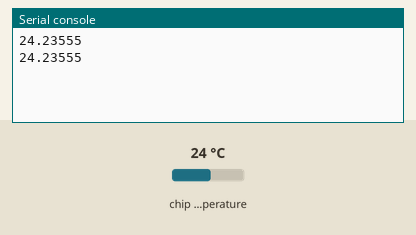
A program run on a simulated Raspberry Pi Pico running MicroPython. Shown: the last lines printed to the serial console. The inputs (shaded band) are chosen by the test bench; at power-on: chip temperature 24 °C.

Above: at 1.2 s.
1.3 s: chip temperature set to 1 °C
At 2.4 s:
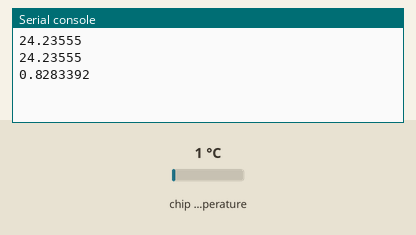
2.8 s: chip temperature set to 11 °C
At 3.8 s:
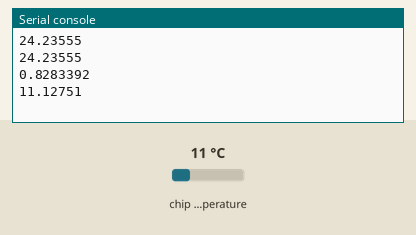
Timing chart, 0 to 5.8 s (numbered marks = the images above; inputs shaded):
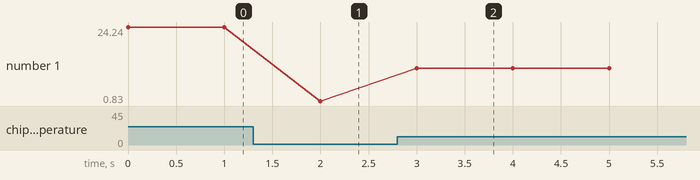

Measured:
- after the input at 1.3 s, the serial console: prints a new line after 0.70 s (image 1)
- after the input at 2.8 s, the serial console: prints a new line after 0.20 s (image 2)
- plotted number 1: 24.24 → 0.83 after the input at 1.3 s, 0.83 → 11.13 after the input at 2.8 s

The program:

12_2-temperature.py
```python
from machine import ADC
import utime

sensor_temp = machine.ADC(ADC.CORE_TEMP)
normalization = 3.3 / (65535)

while True:
    reading = sensor_temp.read_u16() * normalization
    temperature = 27 - (reading - 0.706)/0.001721

    print(temperature)
    utime.sleep(1)
```
